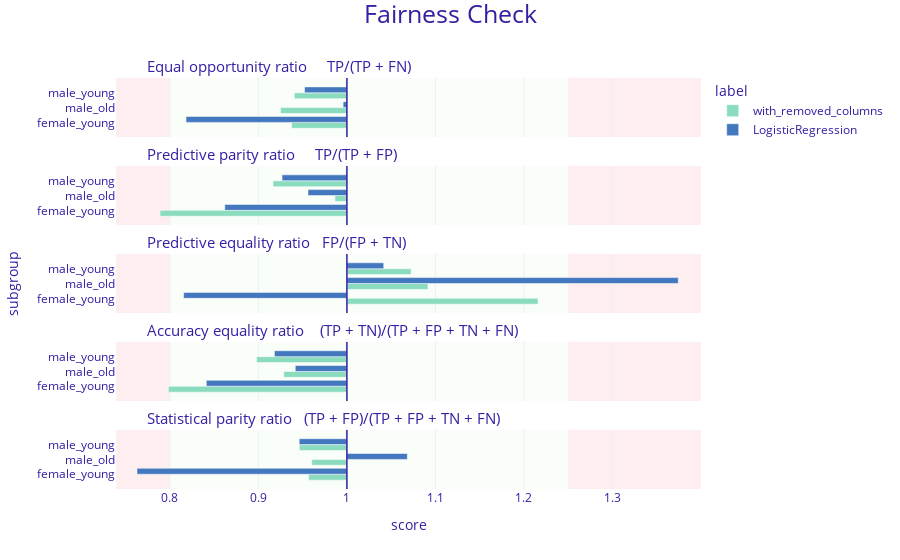

Notebook code cell kept with this figure:
### Markdown cell above
### Mitigate option 1: Just remove the biased variable ?

Let's try the same but set the biased variable out of the training part.

### Code cell
explainer_rm = dx.Explainer(eval(dict_infos['model_rm_name']), X, y, verbose=False)
fobject_rm = explainer_rm.model_fairness(protected = protected, privileged = privileged, label='with_removed_columns')

fobject_rm.fairness_check(epsilon = 0.8)
fobject_rm.plot(objects=[fairness_object])

### Figure 1 — Plotly figure (JSON) as saved in the notebook; plotly's stock layout.template omitted (floating-point values rounded to 4 significant figures)
{"data": [{"alignmentgroup": "True", "customdata": [["female_young", 0.938, "with_removed_columns"], ["male_old", 0.925, "with_removed_columns"], ["male_young", 0.941, "with_removed_columns"]], "hovertemplate": "<b>%{customdata[2]}</b><br>Subgroup: %{customdata[0]}<br>Score: %{customdata[1]}<br><extra></extra>", "legendgroup": "with_removed_columns", "marker": {"color": "#8bdcbe", "pattern": {"shape": ""}}, "name": "with_removed_columns", "offsetgroup": "with_removed_columns", "orientation": "h", "showlegend": true, "textposition": "auto", "type": "bar", "x": [-0.0625, -0.075, -0.05937], "xaxis": "x5", "y": [0.25, 0.5, 0.75], "yaxis": "y5"}, {"alignmentgroup": "True", "customdata": [["female_young", 0.789, "with_removed_columns"], ["male_old", 0.987, "with_removed_columns"], ["male_young", 0.917, "with_removed_columns"]], "hovertemplate": "<b>%{customdata[2]}</b><br>Subgroup: %{customdata[0]}<br>Score: %{customdata[1]}<br><extra></extra>", "legendgroup": "with_removed_columns", "marker": {"color": "#8bdcbe", "pattern": {"shape": ""}}, "name": "with_removed_columns", "offsetgroup": "with_removed_columns", "orientation": "h", "showlegend": false, "textposition": "auto", "type": "bar", "x": [-0.211, -0.0135, -0.08344], "xaxis": "x4", "y": [0.25, 0.5, 0.75], "yaxis": "y4"}, {"alignmentgroup": "True", "customdata": [["female_young", 1.216, "with_removed_columns"], ["male_old", 1.092, "with_removed_columns"], ["male_young", 1.073, "with_removed_columns"]], "hovertemplate": "<b>%{customdata[2]}</b><br>Subgroup: %{customdata[0]}<br>Score: %{customdata[1]}<br><extra></extra>", "legendgroup": "with_removed_columns", "marker": {"color": "#8bdcbe", "pattern": {"shape": ""}}, "name": "with_removed_columns", "offsetgroup": "with_removed_columns", "orientation": "h", "showlegend": false, "textposition": "auto", "type": "bar", "x": [0.2159, 0.09154, 0.07254], "xaxis": "x3", "y": [0.25, 0.5, 0.75], "yaxis": "y3"}, {"alignmentgroup": "True", "customdata": [["female_young", 0.798, "with_removed_columns"], ["male_old", 0.929, "with_removed_columns"], ["male_young", 0.898, "with_removed_columns"]], "hovertemplate": "<b>%{customdata[2]}</b><br>Subgroup: %{customdata[0]}<br>Score: %{customdata[1]}<br><extra></extra>", "legendgroup": "with_removed_columns", "marker": {"color": "#8bdcbe", "pattern": {"shape": ""}}, "name": "with_removed_columns", "offsetgroup": "with_removed_columns", "orientation": "h", "showlegend": false, "textposition": "auto", "type": "bar", "x": [-0.2017, -0.07134, -0.1021], "xaxis": "x2", "y": [0.25, 0.5, 0.75], "yaxis": "y2"}, {"alignmentgroup": "True", "customdata": [["female_young", 0.957, "with_removed_columns"], ["male_old", 0.96, "with_removed_columns"], ["male_young", 0.946, "with_removed_columns"]], "hovertemplate": "<b>%{customdata[2]}</b><br>Subgroup: %{customdata[0]}<br>Score: %{customdata[1]}<br><extra></extra>", "legendgroup": "with_removed_columns", "marker": {"color": "#8bdcbe", "pattern": {"shape": ""}}, "name": "with_removed_columns", "offsetgroup": "with_removed_columns", "orientation": "h", "showlegend": false, "textposition": "auto", "type": "bar", "x": [-0.04322, -0.03972, -0.05374], "xaxis": "x", "y": [0.25, 0.5, 0.75], "yaxis": "y"}, {"alignmentgroup": "True", "customdata": [["female_young", 0.818, "LogisticRegression"], ["male_old", 0.996, "LogisticRegression"], ["male_young", 0.952, "LogisticRegression"]], "hovertemplate": "<b>%{customdata[2]}</b><br>Subgroup: %{customdata[0]}<br>Score: %{customdata[1]}<br><extra></extra>", "legendgroup": "LogisticRegression", "marker": {"color": "#4378bf", "pattern": {"shape": ""}}, "name": "LogisticRegression", "offsetgroup": "LogisticRegression", "orientation": "h", "showlegend": true, "textposition": "auto", "type": "bar", "x": [-0.1817, -0.004251, -0.04782], "xaxis": "x5", "y": [0.25, 0.5, 0.75], "yaxis": "y5"}, {"alignmentgroup": "True", "customdata": [["female_young", 0.862, "LogisticRegression"], ["male_old", 0.956, "LogisticRegression"], ["male_young", 0.927, "LogisticRegression"]], "hovertemplate": "<b>%{customdata[2]}</b><br>Subgroup: %{customdata[0]}<br>Score: %{customdata[1]}<br><extra></extra>", "legendgroup": "LogisticRegression", "marker": {"color": "#4378bf", "pattern": {"shape": ""}}, "name": "LogisticRegression", "offsetgroup": "LogisticRegression", "orientation": "h", "showlegend": false, "textposition": "auto", "type": "bar", "x": [-0.138, -0.04396, -0.07326], "xaxis": "x4", "y": [0.25, 0.5, 0.75], "yaxis": "y4"}, {"alignmentgroup": "True", "customdata": [["female_young", 0.816, "LogisticRegression"], ["male_old", 1.374, "LogisticRegression"], ["male_young", 1.042, "LogisticRegression"]], "hovertemplate": "<b>%{customdata[2]}</b><br>Subgroup: %{customdata[0]}<br>Score: %{customdata[1]}<br><extra></extra>", "legendgroup": "LogisticRegression", "marker": {"color": "#4378bf", "pattern": {"shape": ""}}, "name": "LogisticRegression", "offsetgroup": "LogisticRegression", "orientation": "h", "showlegend": false, "textposition": "auto", "type": "bar", "x": [-0.1844, 0.3743, 0.04159], "xaxis": "x3", "y": [0.25, 0.5, 0.75], "yaxis": "y3"}, {"alignmentgroup": "True", "customdata": [["female_young", 0.841, "LogisticRegression"], ["male_old", 0.942, "LogisticRegression"], ["male_young", 0.918, "LogisticRegression"]], "hovertemplate": "<b>%{customdata[2]}</b><br>Subgroup: %{customdata[0]}<br>Score: %{customdata[1]}<br><extra></extra>", "legendgroup": "LogisticRegression", "marker": {"color": "#4378bf", "pattern": {"shape": ""}}, "name": "LogisticRegression", "offsetgroup": "LogisticRegression", "orientation": "h", "showlegend": false, "textposition": "auto", "type": "bar", "x": [-0.1588, -0.05831, -0.08189], "xaxis": "x2", "y": [0.25, 0.5, 0.75], "yaxis": "y2"}, {"alignmentgroup": "True", "customdata": [["female_young", 0.763, "LogisticRegression"], ["male_old", 1.068, "LogisticRegression"], ["male_young", 0.946, "LogisticRegression"]], "hovertemplate": "<b>%{customdata[2]}</b><br>Subgroup: %{customdata[0]}<br>Score: %{customdata[1]}<br><extra></extra>", "legendgroup": "LogisticRegression", "marker": {"color": "#4378bf", "pattern": {"shape": ""}}, "name": "LogisticRegression", "offsetgroup": "LogisticRegression", "orientation": "h", "showlegend": false, "textposition": "auto", "type": "bar", "x": [-0.2371, 0.06826, -0.05389], "xaxis": "x", "y": [0.25, 0.5, 0.75], "yaxis": "y"}], "layout": {"annotations": [{"font": {"size": 15}, "showarrow": false, "text": "Statistical parity ratio   (TP + FP)/(TP + FP + TN + FN)", "x": 0.05, "xanchor": "left", "xref": "paper", "y": 0.144, "yanchor": "bottom", "yref": "paper"}, {"font": {"size": 15}, "showarrow": false, "text": "Accuracy equality ratio    (TP + TN)/(TP + FP + TN + FN)", "x": 0.05, "xanchor": "left", "xref": "paper", "y": 0.358, "yanchor": "bottom", "yref": "paper"}, {"font": {"size": 15}, "showarrow": false, "text": "Predictive equality ratio   FP/(FP + TN)", "x": 0.05, "xanchor": "left", "xref": "paper", "y": 0.572, "yanchor": "bottom", "yref": "paper"}, {"font": {"size": 15}, "showarrow": false, "text": "Predictive parity ratio     TP/(TP + FP)", "x": 0.05, "xanchor": "left", "xref": "paper", "y": 0.786, "yanchor": "bottom", "yref": "paper"}, {"font": {"size": 15}, "showarrow": false, "text": "Equal opportunity ratio     TP/(TP + FN)", "x": 0.05, "xanchor": "left", "xref": "paper", "y": 1, "yanchor": "bottom", "yref": "paper"}], "barmode": "group", "font": {"color": "#371ea3"}, "legend": {"title": {"text": "label"}, "tracegroupgap": 0}, "margin": {"b": 71, "r": 30, "t": 78}, "shapes": [{"fillcolor": "#f05a71", "layer": "below", "line": {"width": 0}, "opacity": 0.1, "type": "rect", "x0": 0.25, "x1": 0.4, "xref": "x", "y0": 0, "y1": 1, "yref": "y"}, {"fillcolor": "#f05a71", "layer": "below", "line": {"width": 0}, "opacity": 0.1, "type": "rect", "x0": -0.2608, "x1": -0.2, "xref": "x", "y0": 0, "y1": 1, "yref": "y"}, {"fillcolor": "#c7f5bf", "layer": "below", "line": {"width": 0}, "opacity": 0.1, "type": "rect", "x0": -0.2, "x1": 0.25, "xref": "x", "y0": 0, "y1": 1, "yref": "y"}, {"line": {"color": "#371ea3", "width": 1.5}, "type": "line", "x0": 0, "x1": 0, "xref": "x", "y0": 0, "y1": 1, "yref": "y"}, {"fillcolor": "#f05a71", "layer": "below", "line": {"width": 0}, "opacity": 0.1, "type": "rect", "x0": 0.25, "x1": 0.4, "xref": "x", "y0": 0, "y1": 1, "yref": "y2"}, {"fillcolor": "#f05a71", "layer": "below", "line": {"width": 0}, "opacity": 0.1, "type": "rect", "x0": -0.2608, "x1": -0.2, "xref": "x", "y0": 0, "y1": 1, "yref": "y2"}, {"fillcolor": "#c7f5bf", "layer": "below", "line": {"width": 0}, "opacity": 0.1, "type": "rect", "x0": -0.2, "x1": 0.25, "xref": "x", "y0": 0, "y1": 1, "yref": "y2"}, {"line": {"color": "#371ea3", "width": 1.5}, "type": "line", "x0": 0, "x1": 0, "xref": "x", "y0": 0, "y1": 1, "yref": "y2"}, {"fillcolor": "#f05a71", "layer": "below", "line": {"width": 0}, "opacity": 0.1, "type": "rect", "x0": 0.25, "x1": 0.4, "xref": "x", "y0": 0, "y1": 1, "yref": "y3"}, {"fillcolor": "#f05a71", "layer": "below", "line": {"width": 0}, "opacity": 0.1, "type": "rect", "x0": -0.2608, "x1": -0.2, "xref": "x", "y0": 0, "y1": 1, "yref": "y3"}, {"fillcolor": "#c7f5bf", "layer": "below", "line": {"width": 0}, "opacity": 0.1, "type": "rect", "x0": -0.2, "x1": 0.25, "xref": "x", "y0": 0, "y1": 1, "yref": "y3"}, {"line": {"color": "#371ea3", "width": 1.5}, "type": "line", "x0": 0, "x1": 0, "xref": "x", "y0": 0, "y1": 1, "yref": "y3"}, {"fillcolor": "#f05a71", "layer": "below", "line": {"width": 0}, "opacity": 0.1, "type": "rect", "x0": 0.25, "x1": 0.4, "xref": "x", "y0": 0, "y1": 1, "yref": "y4"}, {"fillcolor": "#f05a71", "layer": "below", "line": {"width": 0}, "opacity": 0.1, "type": "rect", "x0": -0.2608, "x1": -0.2, "xref": "x", "y0": 0, "y1": 1, "yref": "y4"}, {"fillcolor": "#c7f5bf", "layer": "below", "line": {"width": 0}, "opacity": 0.1, "type": "rect", "x0": -0.2, "x1": 0.25, "xref": "x", "y0": 0, "y1": 1, "yref": "y4"}, {"line": {"color": "#371ea3", "width": 1.5}, "type": "line", "x0": 0, "x1": 0, "xref": "x", "y0": 0, "y1": 1, "yref": "y4"}, {"fillcolor": "#f05a71", "layer": "below", "line": {"width": 0}, "opacity": 0.1, "type": "rect", "x0": 0.25, "x1": 0.4, "xref": "x", "y0": 0, "y1": 1, "yref": "y5"}, {"fillcolor": "#f05a71", "layer": "below", "line": {"width": 0}, "opacity": 0.1, "type": "rect", "x0": -0.2608, "x1": -0.2, "xref": "x", "y0": 0, "y1": 1, "yref": "y5"}, {"fillcolor": "#c7f5bf", "layer": "below", "line": {"width": 0}, "opacity": 0.1, "type": "rect", "x0": -0.2, "x1": 0.25, "xref": "x", "y0": 0, "y1": 1, "yref": "y5"}, {"line": {"color": "#371ea3", "width": 1.5}, "type": "line", "x0": 0, "x1": 0, "xref": "x", "y0": 0, "y1": 1, "yref": "y5"}], "title": {"font": {"size": 25}, "text": "Fairness Check", "x": 0.5, "y": 0.99}, "xaxis": {"anchor": "y", "domain": [0, 1], "range": [-0.2608, 0.4], "ticktext": [0.7, 0.8, 0.9, 1, 1.1, 1.2, 1.3, 1], "tickvals": [-0.3, -0.2, -0.1, 0, 0.1, 0.2, 0.3, 0], "title": {"text": "score"}}, "xaxis2": {"anchor": "y2", "domain": [0, 1], "matches": "x", "range": [-0.2608, 0.4], "showticklabels": false, "ticktext": [0.7, 0.8, 0.9, 1, 1.1, 1.2, 1.3, 1], "tickvals": [-0.3, -0.2, -0.1, 0, 0.1, 0.2, 0.3, 0]}, "xaxis3": {"anchor": "y3", "domain": [0, 1], "matches": "x", "range": [-0.2608, 0.4], "showticklabels": false, "ticktext": [0.7, 0.8, 0.9, 1, 1.1, 1.2, 1.3, 1], "tickvals": [-0.3, -0.2, -0.1, 0, 0.1, 0.2, 0.3, 0]}, "xaxis4": {"anchor": "y4", "domain": [0, 1], "matches": "x", "range": [-0.2608, 0.4], "showticklabels": false, "ticktext": [0.7, 0.8, 0.9, 1, 1.1, 1.2, 1.3, 1], "tickvals": [-0.3, -0.2, -0.1, 0, 0.1, 0.2, 0.3, 0]}, "xaxis5": {"anchor": "y5", "domain": [0, 1], "matches": "x", "range": [-0.2608, 0.4], "showticklabels": false, "ticktext": [0.7, 0.8, 0.9, 1, 1.1, 1.2, 1.3, 1], "tickvals": [-0.3, -0.2, -0.1, 0, 0.1, 0.2, 0.3, 0]}, "yaxis": {"anchor": "x", "domain": [0, 0.144], "range": [0, 1], "showgrid": false, "ticktext": ["female_young", "male_old", "male_young"], "tickvals": [0.25, 0.5, 0.75], "title": {"text": ""}, "zeroline": false}, "yaxis2": {"anchor": "x2", "domain": [0.214, 0.358], "matches": "y", "range": [0, 1], "showgrid": false, "ticktext": ["female_young", "male_old", "male_young"], "tickvals": [0.25, 0.5, 0.75], "title": {"text": ""}, "zeroline": false}, "yaxis3": {"anchor": "x3", "domain": [0.428, 0.572], "matches": "y", "range": [0, 1], "showgrid": false, "ticktext": ["female_young", "male_old", "male_young"], "tickvals": [0.25, 0.5, 0.75], "title": {"text": "subgroup"}, "zeroline": false}, "yaxis4": {"anchor": "x4", "domain": [0.642, 0.786], "matches": "y", "range": [0, 1], "showgrid": false, "ticktext": ["female_young", "male_old", "male_young"], "tickvals": [0.25, 0.5, 0.75], "title": {"text": ""}, "zeroline": false}, "yaxis5": {"anchor": "x5", "domain": [0.856, 1], "matches": "y", "range": [0, 1], "showgrid": false, "ticktext": ["female_young", "male_old", "male_young"], "tickvals": [0.25, 0.5, 0.75], "title": {"text": ""}, "zeroline": false}}}
